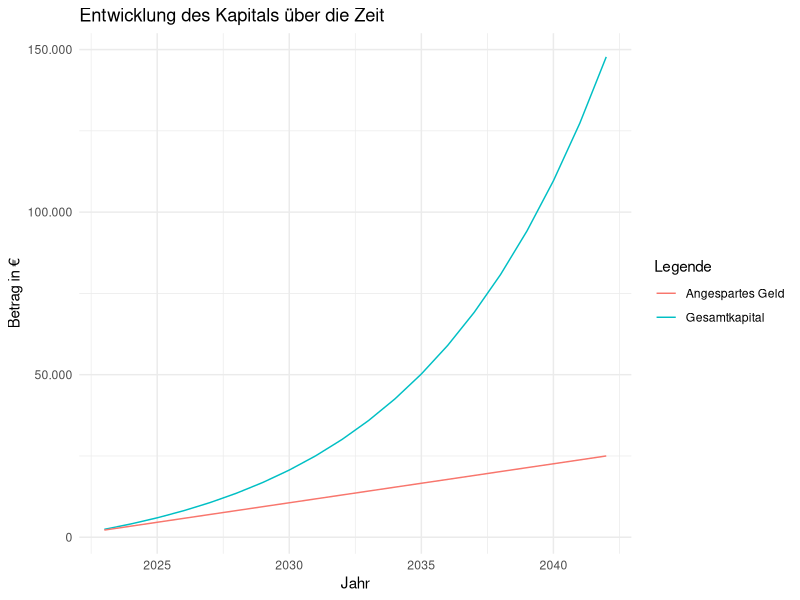

This figure's R source:
# Bibliotheken laden
library(lubridate)
library(tibble)
library(ggplot2)

# Eingangsparameter
start_datum <- ymd("2023-01-01")
anfangskapital <- 1000
sparrate <- 100
sparintervall <- "monatlich"  # oder "jährlich"
dynamik <- 0  # 5% als Dezimalzahl
zinssatz <- 0.15  # 3% als Dezimalzahl
ansparzeit <- 20  # in Jahren

# Tabelle erstellen
ergebnisse <- tibble(
  Jahr = year(start_datum) + 0:(ansparzeit - 1),
  Kapital_Beginn = NA_real_,
  Sparbetrag = NA_real_,
  Zinsen = NA_real_,
  Angespartes_Kapital = NA_real_,
  Wachstum = NA_real_,
  Sparbetrag_normiert = NA_real_,
  Zinsen_normiert = NA_real_,
  Kapital_Ende = NA_real_
)

kumulierter_sparbetrag <- 0

for (i in 1:ansparzeit) {
  if (i == 1) {
    kapital_beginn <- anfangskapital
  } else {
    kapital_beginn <- ergebnisse$Kapital_Ende[i - 1]
  }
  
  if (sparintervall == "monatlich") {
    sparbetrag <- sparrate * (1 + dynamik)^(i - 1) * 12
    monatlicher_zinssatz <- zinssatz / 12
    zinsen <- sum(sapply(1:12, function(m) (kapital_beginn + (m - 1) * sparrate * (1 + dynamik)^(i - 1)) * monatlicher_zinssatz))
  } else {
    sparbetrag <- sparrate * (1 + dynamik)^(i - 1)
    zinsen <- kapital_beginn * zinssatz
  }
  
  kumulierter_sparbetrag <- kumulierter_sparbetrag + sparbetrag
  angespartes_kapital <- anfangskapital + kumulierter_sparbetrag
  wachstum <- sparbetrag + zinsen
  sparbetrag_normiert <- sparbetrag / wachstum
  zinsen_normiert <- zinsen / wachstum
  kapital_ende <- kapital_beginn + wachstum
  
  ergebnisse$Kapital_Beginn[i] <- round(kapital_beginn, 2)
  ergebnisse$Sparbetrag[i] <- round(sparbetrag, 2)
  ergebnisse$Zinsen[i] <- round(zinsen, 2)
  ergebnisse$Angespartes_Kapital[i] <- round(angespartes_kapital, 2)
  ergebnisse$Wachstum[i] <- round(wachstum, 2)
  ergebnisse$Sparbetrag_normiert[i] <- round(sparbetrag_normiert, 2)
  ergebnisse$Zinsen_normiert[i] <- round(zinsen_normiert, 2)
  ergebnisse$Kapital_Ende[i] <- round(kapital_ende, 2)
}

# Summenzeile hinzufügen
ergebnisse <- rbind(ergebnisse, c(NA, NA, round(sum(ergebnisse$Sparbetrag), 2), round(sum(ergebnisse$Zinsen), 2), NA, NA, NA, NA, round(ergebnisse$Kapital_Ende[ansparzeit], 2)))

# Diagramm erstellen
ggplot(ergebnisse, aes(x = Jahr)) +
  geom_line(aes(y = Kapital_Ende, color = "Gesamtkapital")) +
  geom_line(aes(y = Angespartes_Kapital, color = "Angespartes Geld")) +
  labs(title = "Entwicklung des Kapitals über die Zeit", x = "Jahr", y = "Betrag in €", color = "Legende") +
  scale_y_continuous(labels = scales::comma_format(big.mark = ".", decimal.mark = ",")) +
  theme_minimal()

